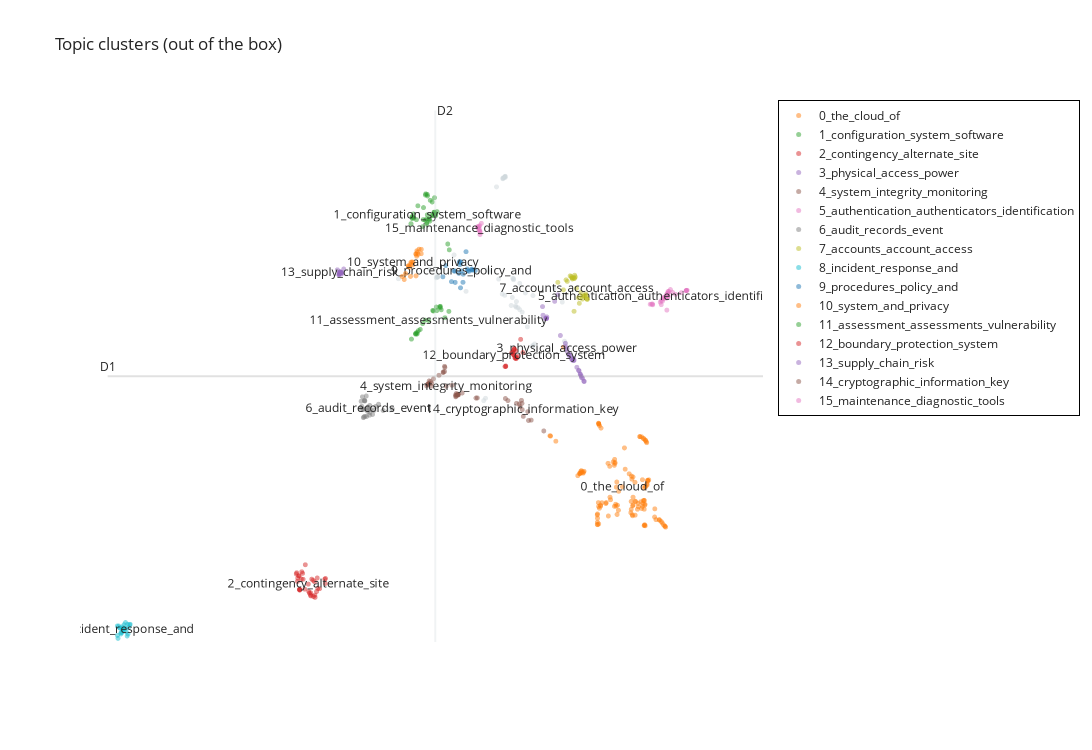

Notebook code cell kept with this figure:
### Code cell
# Visualize Topics
fig = topic_model.visualize_documents(docs=docs)
fig.update_layout(
    title="Topic clusters (out of the box)",
    legend=dict(bordercolor="Black", borderwidth=1),
)
fig.show()
